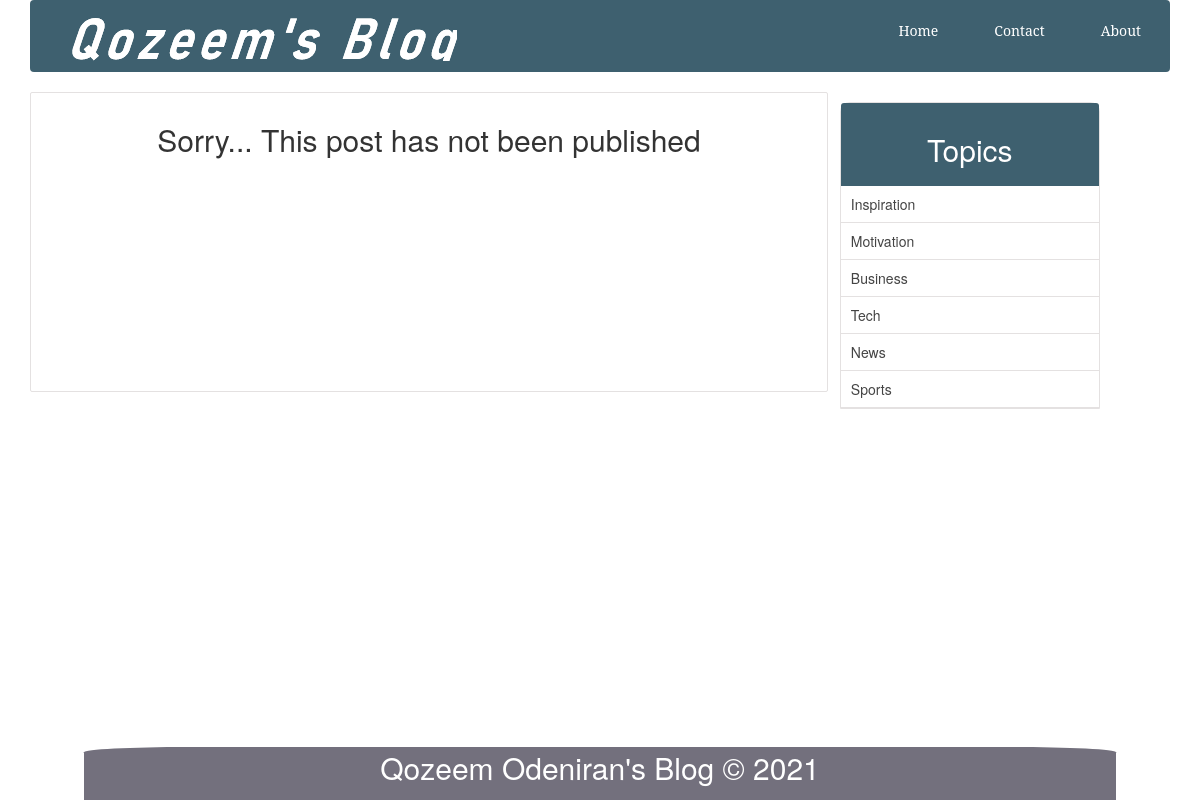
Before: /single_post.php?post-slug=author-s-post with the older database file.
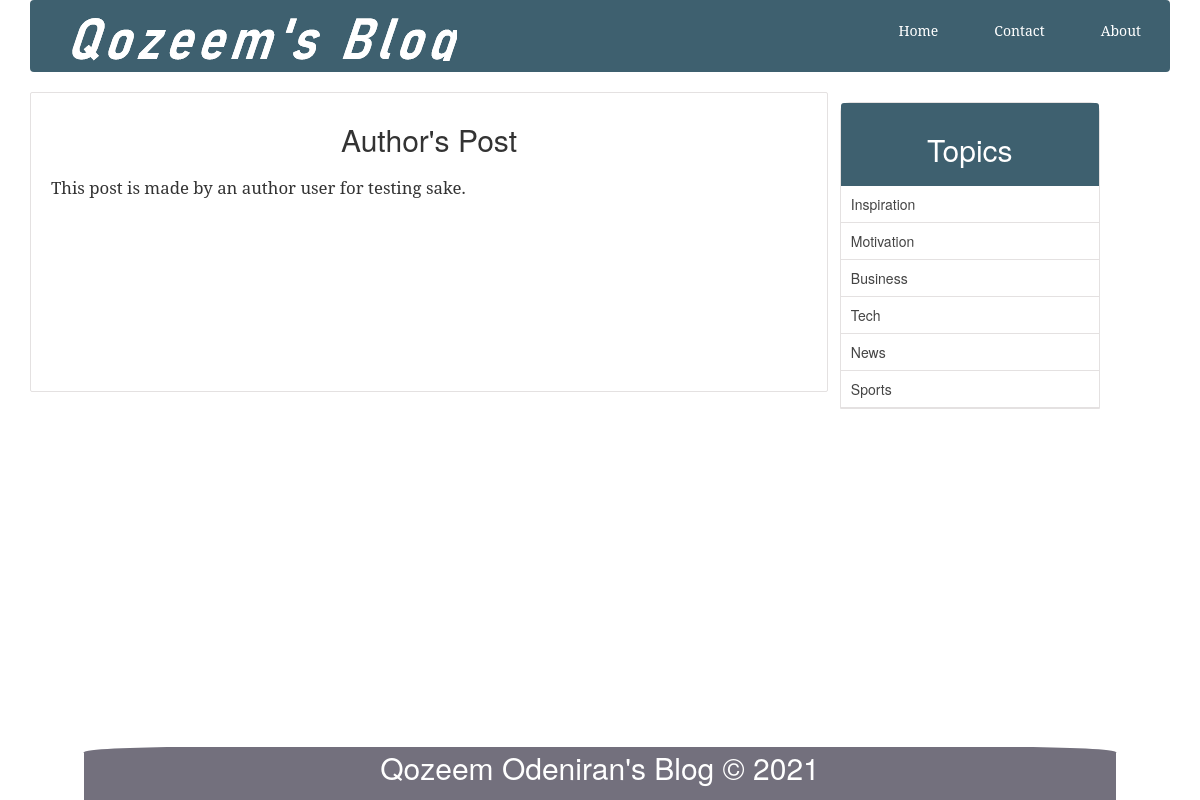
After: the same page with the newer database file.
### tables this page shows
CREATE TABLE `posts` (
  `id` int(11) NOT NULL,
  `user_id` int(11) DEFAULT NULL,
  `author_username` varchar(256) NOT NULL,
  `author_role` varchar(256) NOT NULL,
  `title` varchar(255) NOT NULL,
  `slug` varchar(255) NOT NULL,
  `views` int(11) NOT NULL DEFAULT 0,
  `image` varchar(255) NOT NULL,
  `body` text NOT NULL,
  `published` tinyint(1) NOT NULL,
  `created_at` timestamp NOT NULL DEFAULT current_timestamp() ON UPDATE current_timestamp(),
  `updated_at` timestamp NOT NULL DEFAULT current_timestamp()
);

### includes/public_functions.php (called while the page is built, shortened)
<?php
function getPostTopic($post_id){
	global $conn;
	$sql = "SELECT * FROM topics WHERE id=
			(SELECT topic_id FROM post_topic WHERE post_id=$post_id) LIMIT 1";
	$result = mysqli_query($conn, $sql);
	$topic = mysqli_fetch_assoc($result);
	return $topic;
}
function getPost($slug){
	global $conn;
	$post_slug = $_GET['post-slug'];
	$sql = "SELECT * FROM posts WHERE slug='$post_slug' AND published=true";
	$result = mysqli_query($conn, $sql);
	$post = mysqli_fetch_assoc($result);
	if ($post) {
		$post['topic'] = getPostTopic($post['id']);
	}
	return $post;
}
function getAllTopics()
{
	global $conn;
	$sql = "SELECT * FROM topics";
	$result = mysqli_query($conn, $sql);
	$topics = mysqli_fetch_all($result, MYSQLI_ASSOC);
	return $topics;
}
?>

### single_post.php (the view, shortened to what this page needs)
<?php  include('config.php'); ?>
<?php  include('includes/public_functions.php'); ?>
<?php
	if (isset($_GET['post-slug'])) {
		$post = getPost($_GET['post-slug']);
	}
	$topics = getAllTopics();
?>
<?php include('includes/head_section.php'); ?>
</head>
<body>
<div class="container">
		<?php include( ROOT_PATH . '/includes/navbar.php'); ?>
	<div class="content" >
		<div class="post-wrapper">
			<div class="full-post-div">
				<?php if ($post['published'] == false): ?>
					<h2 class="post-title">Sorry... This post has not been published</h2>
				<?php else: ?>
				<h2 class="post-title"><?php echo $post['title']; ?></h2>
				<div class="post-body-div">
					<?php echo html_entity_decode($post['body']); ?>
				</div>
				<?php endif ?>
			</div>
		</div>
		<div class="post-sidebar">
			<div class="card">
				<div class="card-header">
					<h2>Topics</h2>
				</div>
				<div class="card-content">
					<?php foreach ($topics as $topic): ?>
						<a
							href="<?php echo BASE_URL . 'filtered_posts.php?topic=' . $topic['id'] ?>">
							<?php echo $topic['name']; ?>
						</a>
					<?php endforeach ?>
				</div>
			</div>
		</div>
	</div>
</div>
<br>
<?php include( ROOT_PATH . '/includes/footer.php'); ?>

Changed rows visible on the page:
added posts: title "Author's Post", body "This post is made by an author user for testing sake."
Other visible differences:
text no longer shown: "Sorry... This post has not been published"
